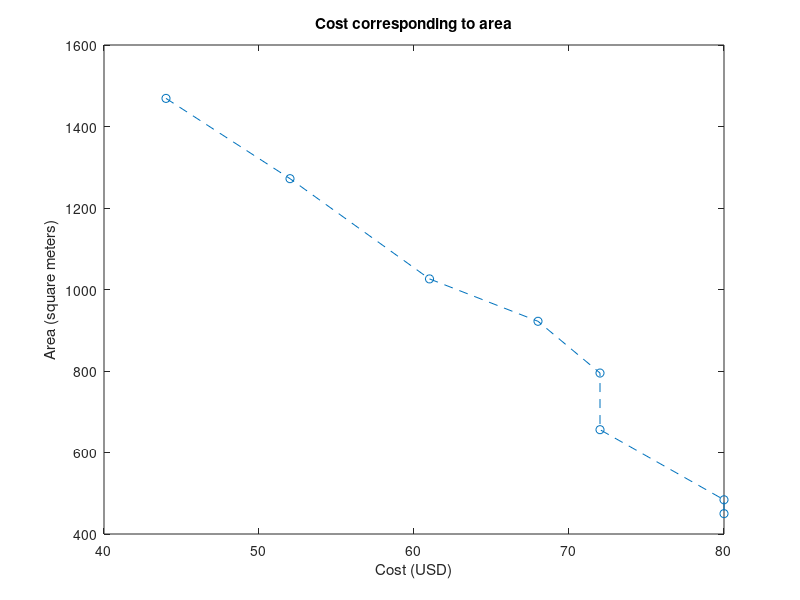
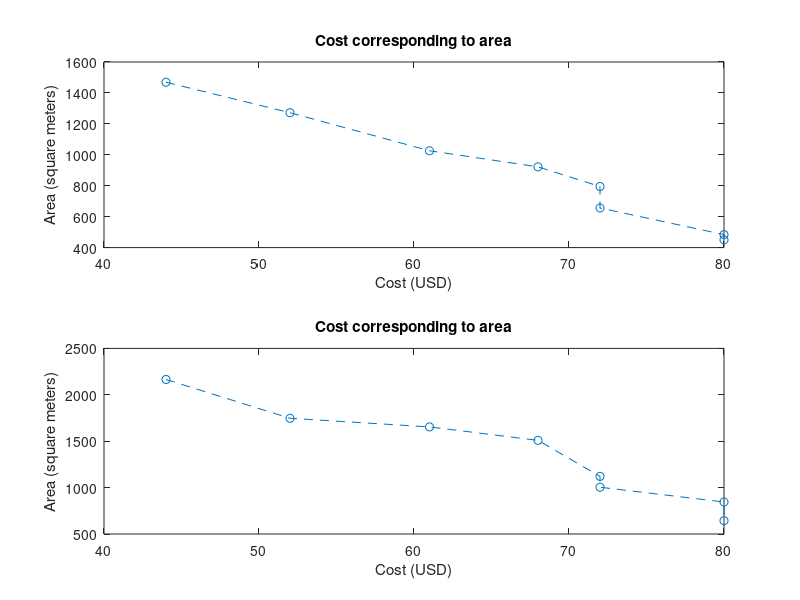
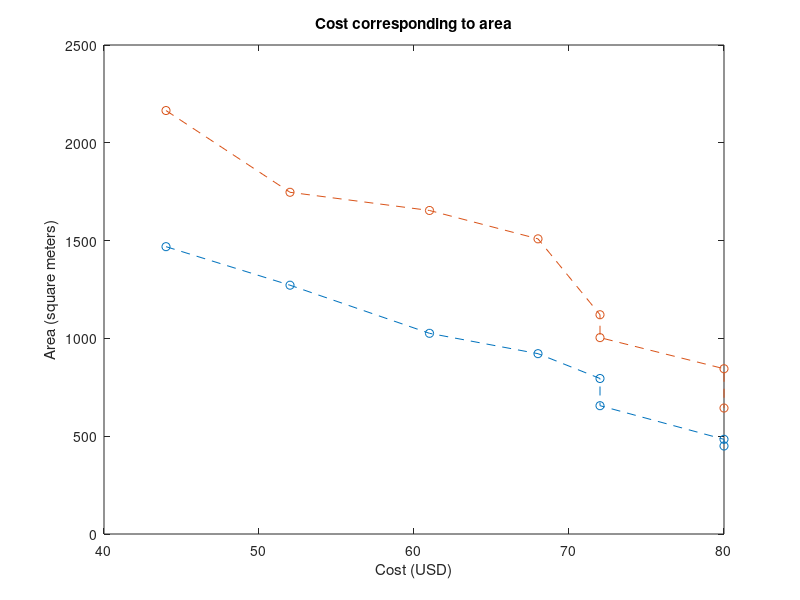

Write MATLAB code to recreate these figures, in order.
%%%%%%%%%%%%%%%%%%%%%%%%%%%%%%%%%%%%%%%%%%%%%%%%%%%%%%%%%%%%%%%%%%%%%
% ENGR 132 
% Program Description 
% Script for MATLAB Skills - Plots
%
% Assignment Information
%   Assignment:     A04, Q2
%   Author:         Adam Fan
%   Team ID:        3
%   Academic Integrity:
%     [] I worked with one or more peers but our collaboration
%        maintained academic integrity.
%     Peers I worked with: N/A
%%%%%%%%%%%%%%%%%%%%%%%%%%%%%%%%%%%%%%%%%%%%%%%%%%%%%%%%%%%%%%%%%%%%%


%% Initialize the variables
%% INITIALIZATION
x = [44, 52, 61, 68, 72, 72, 80, 80];
y1 = [1469, 1272, 1026, 922, 795, 656, 484, 450];
y2 = [2165, 1747, 1654, 1509, 1121, 1004, 845, 644];

%% plot x-y1 chart as figure 1
%% FIGURE 1
figure(1)
plot(x,y1,'--o')
title('Cost corresponding to area')
xlabel('Cost (USD)')
ylabel('Area (square meters)')

%% plot x-y1 chart and x-y2 chart as firgure 2
%% FIGURE 2
figure(2)
subplot(2,1,1)
plot(x,y1,'--o')
title('Cost corresponding to area')
xlabel('Cost (USD)')
ylabel('Area (square meters)')
subplot(2,1,2)
plot(x,y2,'--o')
title('Cost corresponding to area')
xlabel('Cost (USD)')
ylabel('Area (square meters)')

%% plot x-y1 and x-y2 in the same chart as figure 3
%% FIGURE 3
figure(3)
plot(x,y1,'--o')
hold on
plot(x,y2,'--o')
title('Cost corresponding to area')
xlabel('Cost (USD)')
ylabel('Area (square meters)')

%% ____________________
%% ACADEMIC INTEGRITY STATEMENT
% I have not used source code obtained from any other unauthorized
% source, either modified or unmodified. I have not provided
% access to my code to anyone in any way. The script I am 
% submitting is my own original work.
